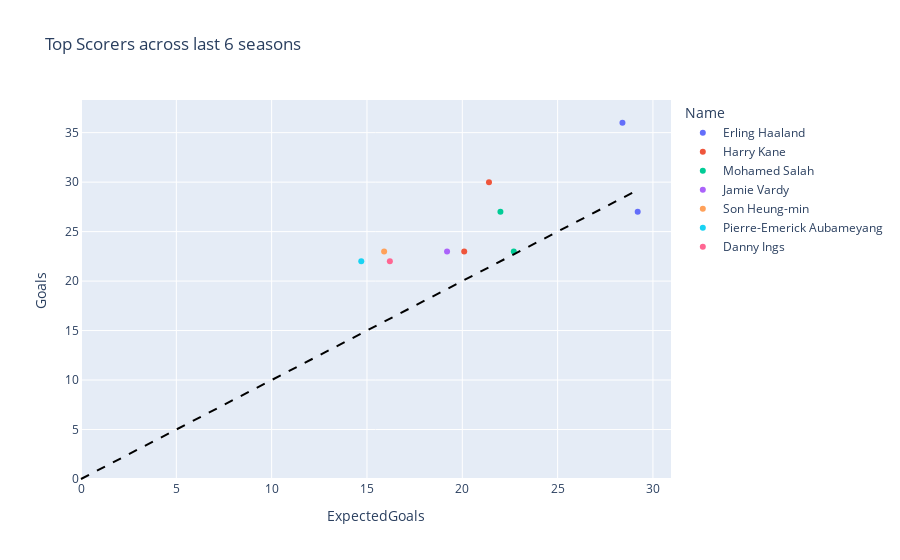

Notebook code cell kept with this figure:
### Code cell
# Create the interactive scatter plot
fig = px.scatter(top_scorers, x="ExpectedGoals", y="Goals", color="Name", hover_name="Name",
                 title="Top Scorers across last 6 seasons", hover_data=["Season"])

# Add a diagonal line
fig.add_shape(type="line",
              x0=0, y0=0,
              x1=top_scorers['ExpectedGoals'].max(), y1=top_scorers['ExpectedGoals'].max(),
              line=dict(color="Black", dash="dash"))

fig.update_layout(showlegend=True)
fig.show()

### Figure 1 — Plotly figure (JSON) as saved in the notebook; plotly's stock layout.template omitted (floating-point values rounded to 4 significant figures)
{"data": [{"customdata": [["2223"], ["2324"]], "hovertemplate": "<b>%{hovertext}</b><br><br>Name=Erling Haaland<br>ExpectedGoals=%{x}<br>Goals=%{y}<br>Season=%{customdata[0]}<extra></extra>", "hovertext": ["Erling Haaland", "Erling Haaland"], "legendgroup": "Erling Haaland", "marker": {"color": "#636efa", "symbol": "circle"}, "mode": "markers", "name": "Erling Haaland", "orientation": "v", "showlegend": true, "type": "scatter", "x": [28.4, 29.2], "xaxis": "x", "y": [36, 27], "yaxis": "y"}, {"customdata": [["2223"], ["2021"]], "hovertemplate": "<b>%{hovertext}</b><br><br>Name=Harry Kane<br>ExpectedGoals=%{x}<br>Goals=%{y}<br>Season=%{customdata[0]}<extra></extra>", "hovertext": ["Harry Kane", "Harry Kane"], "legendgroup": "Harry Kane", "marker": {"color": "#EF553B", "symbol": "circle"}, "mode": "markers", "name": "Harry Kane", "orientation": "v", "showlegend": true, "type": "scatter", "x": [21.4, 20.1], "xaxis": "x", "y": [30, 23], "yaxis": "y"}, {"customdata": [["2425"], ["2122"]], "hovertemplate": "<b>%{hovertext}</b><br><br>Name=Mohamed Salah<br>ExpectedGoals=%{x}<br>Goals=%{y}<br>Season=%{customdata[0]}<extra></extra>", "hovertext": ["Mohamed Salah", "Mohamed Salah"], "legendgroup": "Mohamed Salah", "marker": {"color": "#00cc96", "symbol": "circle"}, "mode": "markers", "name": "Mohamed Salah", "orientation": "v", "showlegend": true, "type": "scatter", "x": [22.0, 22.7], "xaxis": "x", "y": [27, 23], "yaxis": "y"}, {"customdata": [["1920"]], "hovertemplate": "<b>%{hovertext}</b><br><br>Name=Jamie Vardy<br>ExpectedGoals=%{x}<br>Goals=%{y}<br>Season=%{customdata[0]}<extra></extra>", "hovertext": ["Jamie Vardy"], "legendgroup": "Jamie Vardy", "marker": {"color": "#ab63fa", "symbol": "circle"}, "mode": "markers", "name": "Jamie Vardy", "orientation": "v", "showlegend": true, "type": "scatter", "x": [19.2], "xaxis": "x", "y": [23], "yaxis": "y"}, {"customdata": [["2122"]], "hovertemplate": "<b>%{hovertext}</b><br><br>Name=Son Heung-min<br>ExpectedGoals=%{x}<br>Goals=%{y}<br>Season=%{customdata[0]}<extra></extra>", "hovertext": ["Son Heung-min"], "legendgroup": "Son Heung-min", "marker": {"color": "#FFA15A", "symbol": "circle"}, "mode": "markers", "name": "Son Heung-min", "orientation": "v", "showlegend": true, "type": "scatter", "x": [15.9], "xaxis": "x", "y": [23], "yaxis": "y"}, {"customdata": [["1920"]], "hovertemplate": "<b>%{hovertext}</b><br><br>Name=Pierre-Emerick Aubameyang<br>ExpectedGoals=%{x}<br>Goals=%{y}<br>Season=%{customdata[0]}<extra></extra>", "hovertext": ["Pierre-Emerick Aubameyang"], "legendgroup": "Pierre-Emerick Aubameyang", "marker": {"color": "#19d3f3", "symbol": "circle"}, "mode": "markers", "name": "Pierre-Emerick Aubameyang", "orientation": "v", "showlegend": true, "type": "scatter", "x": [14.7], "xaxis": "x", "y": [22], "yaxis": "y"}, {"customdata": [["1920"]], "hovertemplate": "<b>%{hovertext}</b><br><br>Name=Danny Ings<br>ExpectedGoals=%{x}<br>Goals=%{y}<br>Season=%{customdata[0]}<extra></extra>", "hovertext": ["Danny Ings"], "legendgroup": "Danny Ings", "marker": {"color": "#FF6692", "symbol": "circle"}, "mode": "markers", "name": "Danny Ings", "orientation": "v", "showlegend": true, "type": "scatter", "x": [16.2], "xaxis": "x", "y": [22], "yaxis": "y"}], "layout": {"legend": {"title": {"text": "Name"}, "tracegroupgap": 0}, "shapes": [{"line": {"color": "Black", "dash": "dash"}, "type": "line", "x0": 0, "x1": 29.2, "y0": 0, "y1": 29.2}], "showlegend": true, "title": {"text": "Top Scorers across last 6 seasons"}, "xaxis": {"anchor": "y", "domain": [0, 1], "title": {"text": "ExpectedGoals"}}, "yaxis": {"anchor": "x", "domain": [0, 1], "title": {"text": "Goals"}}}}
